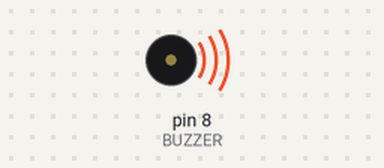
Bench run of a sketch on a simulated Arduino Uno, built with avr-gcc and run on an emulated ATmega328P. Parts: buzzer (waves = sounding).

Above: at 0.2 s.
At 4.7 s:
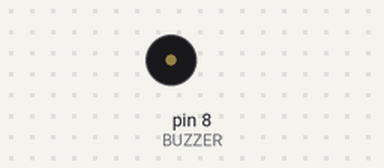
Timing chart, 0 to 6.5 s (numbered marks = the images above):
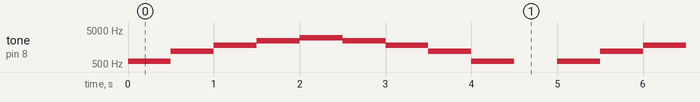

Measured:
- by itself, tone on pin 8 (BUZZER): repeats every 5.0 s: 1200 Hz 0.50 s, 1800 Hz 0.50 s, 2400 Hz 0.50 s, 3000 Hz 0.50 s, 2400 Hz 0.50 s, 1800 Hz 0.50 s, 1200 Hz 0.50 s, 600 Hz 0.50 s, silent 0.50 s, 600 Hz 0.50 s

The sketch:

BIPRAFA2.ino
```cpp
int BUZZER = 8;
void setup (){
  pinMode (BUZZER, OUTPUT);
}

void loop(){
  tone(BUZZER, 600);
  delay(500);
    tone(BUZZER, 1200);
  delay(500);
    tone(BUZZER, 1800);
  delay(500);
    tone(BUZZER, 2400);
  delay(500);
    tone(BUZZER, 3000);
  delay(500);
      tone(BUZZER, 2400);
  delay(500);
      tone(BUZZER, 1800);
  delay(500);
      tone(BUZZER, 1200);
  delay(500);
      tone(BUZZER, 600);
  delay(500);
noTone(BUZZER);
delay(500);
}
```
